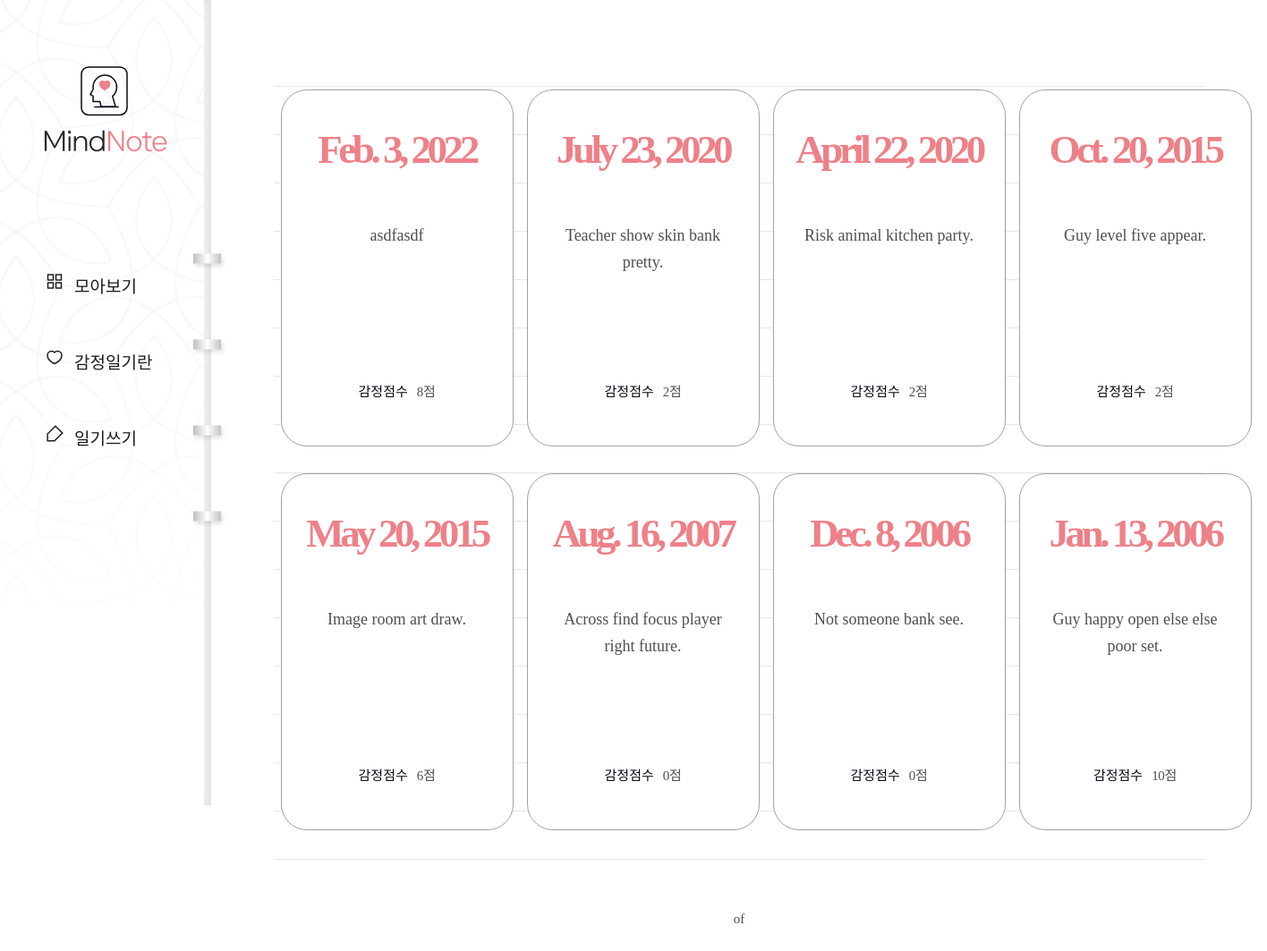
/diary/, run on an earlier commit of the app's database.
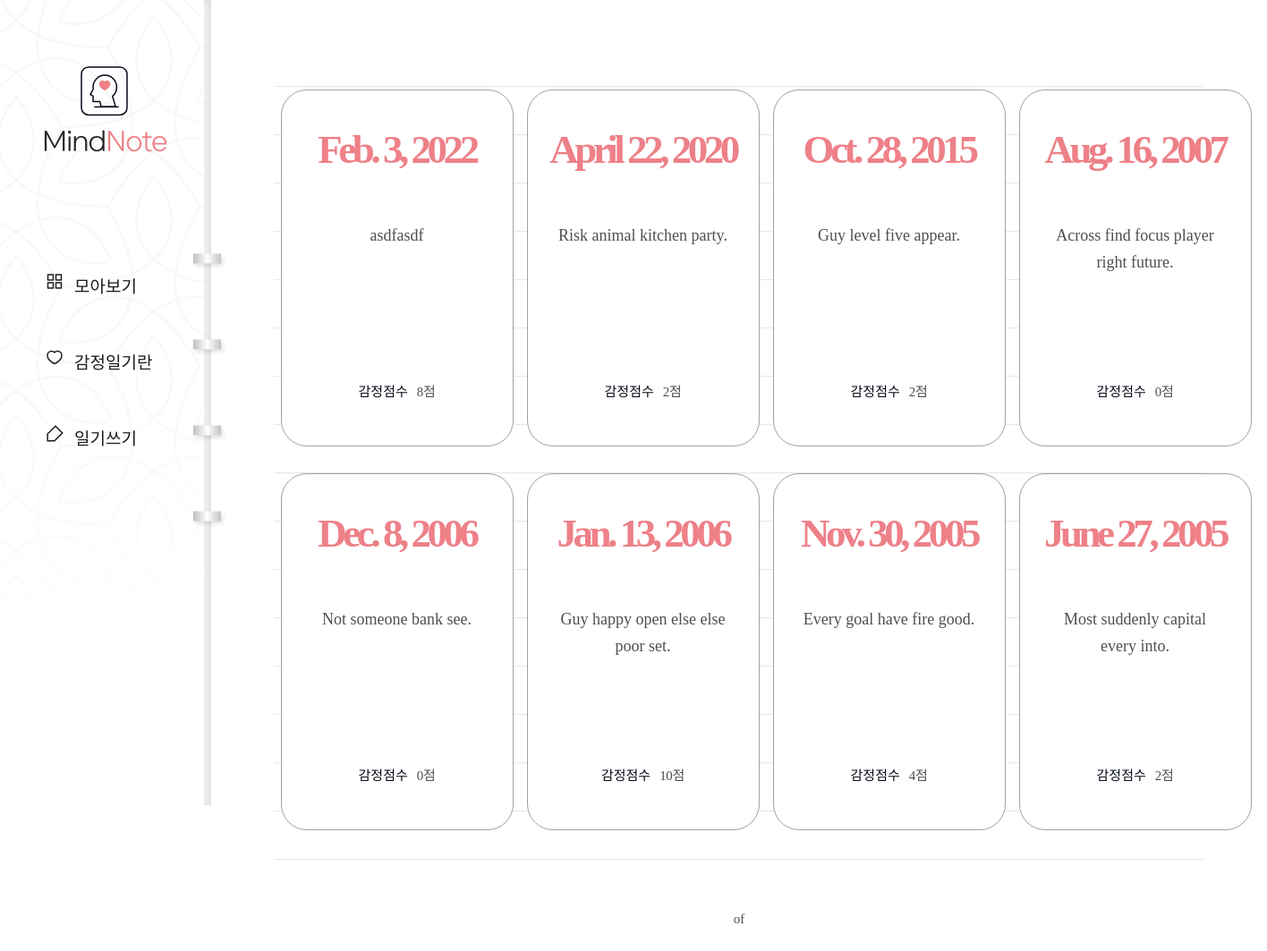
And on a later commit of the database.
### diary/models.py (models this page shows, shortened)
class Page(models.Model):
    title = models.CharField(max_length=100, validators=[validate_no_hash])
    content = models.TextField(validators=[validate_no_hash])
    feeling = models.CharField(
        max_length=80, validators=[validate_no_hash, validate_no_numbers]
    )
    score = models.IntegerField(validators=[validate_score])
    dt_created = models.DateField()

### diary/views.py (the view)
# urls.py: path("diary/", views.PageListView.as_view(), name="page-list"),
class PageListView(ListView):
    model = Page
    template_name = "diary/page_list.html"
    ordering = ["-dt_created"]
    paginate_by = 8
    page_kwarg = "page"

### diary/templates/diary/page_list.html (shortened to what this page needs)
{% extends './base.html' %}
{% load static %}
{% block content %}
  {% if page_obj.object_list %}
    <div class="wrap-note">
      <div class="note">
        <div class="note-list">
          <ul>
            {% for obj in page_obj.object_list %}
              <li>
                <a href="{% url 'page-detail' obj.id %}">
                  <div class="date">
                    <span>{{ obj.dt_created }}</span>
                  </div>
                  <h2>{{ obj.title }}</h2>
                  <div class="score">
                    <p>감정점수</p>
                    <span>{{ obj.score }}점</span>
                  </div>
                </a>
              </li>
            {% endfor %}
          </ul>
        </div>
        <div class="paging">
          <span class="page">
            <p>{{ page_object.number }} of {{ page_object.paginator.num_pages }}</p>
          </span>
        </div>
      </div>
    </div>
  {% endif %}
{% endblock content %}

### diary/templates/diary/base.html (shortened to what this page needs)
{% load static %}
<!DOCTYPE html>
<html lang="ko">
    <head>
        <link rel="stylesheet" href="{% static 'diary/css/styles.css' %}">
        <link rel="stylesheet" type="text/css" href="https://cdn.rawgit.com/moonspam/NanumSquare/master/nanumsquare.css">
        <link rel="stylesheet" href="https://cdn.jsdelivr.net/gh/projectnoonnu/noonfonts_two@1.0/NanumBarunpen.woff">
    </head>
    <body>
        <div class="menu">
            <h1><a href="{% url 'page-list' %}"><img src="{% static 'diary/image/logo02.svg' %}"></a></h1>
            <ul>
                <li><a href="{% url 'page-list' %}">모아보기</a></li>
                <li><a href="{% url 'info' %}">감정일기란</a></li>
                <li><a href="{% url 'page-create' %}">일기쓰기</a></li>
            </ul>
        </div>
        {% block content %}
        {% endblock content %}
    </body>
</html>

### diary/static/diary/css/styles.css (style rules this page uses)
h1,h2,h3,p,a,ul,li { margin: 0; padding: 0; font-family: 'NanumSquare'; list-style: none; text-decoration: none; outline: none; }
html { position: relative; min-height: 100%; margin: 0; }
body { margin: 0; padding: 0; -webkit-font-smoothing: antialiased; -moz-osx-font-smoothing: auto; }
img { max-width: 100%; margin: 0; padding: 0; border: 0; }
.menu { position: fixed; width: 236px; height: 100vh; min-height: 900px; background: url(../image/menu-bg.png) no-repeat left top/contain; z-index: 99; }
.menu:before { content: ""; display: block; position: absolute; width: 8px; height: 100%; top: 0; right: 0; background-color: #f6f6f6; box-shadow: inset -3px 0 8px 0 rgba(0, 0, 0, 0.11); }
.menu:after { content: ""; display: block; position: absolute; width: 43px; height: 353px; top: 48%; right: -21px; transform: translateY(-50%); background: url(../image/notespring.svg) no-repeat; }
.menu h1 { position: absolute; margin-left: 49px; top: 74px; }
.menu ul { position: absolute; top: 48%; transform: translateY(-50%); }
.menu ul li { margin-bottom: 58px; padding-left: 83px; }
.menu ul li a { display: block; position: relative; font-family: NanumSquareR; color: #1e1c1c; font-size: 19px; }
.menu ul li a:after { content: ""; display: block; position: absolute; width: 21px; height: 20px; top: 0; left: -32px; background: url(../image/ic-feed-white.svg) no-repeat; }
.menu ul li:first-child a:after { background: url(../image/ic-feed-black.svg) no-repeat; }
.menu ul li:nth-child(2) a:after { background: url(../image/ic-heart-black.svg) no-repeat; }
.menu ul li:last-child a:after { background: url(../image/ic-pen-black.svg) no-repeat; }
.wrap-note .note { padding-left: 236px; padding-top: 50px; padding-bottom: 200px; }
.note-list { margin: 0 70px; padding-top: 50px; background: url(../image/note-bg.svg) repeat-x center/1535px 974px; }
.note-list ul { overflow: hidden; width: 1100px; margin: 0 auto; padding-bottom: 50px; }
.note-list ul li { float: left; width: 25%; padding-bottom: 30px; }
.note-list ul li a { display: block; width: 258px; height: 397px; margin: 0 auto; background: #fff; border: solid 1px #a3a0a0; border-radius: 29px; }
.note-list ul li a .date { margin-top: 40px; margin-bottom: 55px; text-align: center; }
.note-list ul li a .date span { display: block; font-family: 'NanumSquare'; color: #ee8088; font-weight: 700; font-size: 45px; letter-spacing: -4.47px; }
.note-list ul li a h2 { width: 196px; height: 150px; margin: 0 auto; font-family: 'NanumBarunpen'; color: #4e4f53; font-weight: normal; font-size: 18px; line-height: 1.67; text-align: center; }
.note-list ul li a .score { margin-top: 28px; text-align: center; }
.note-list ul li a .score p { display: inline-block; font-family: 'NanumSquare'; color: #060b18; font-size: 15px; }
.note-list ul li a .score span { padding-left: 6px; font-family: 'NanumBarunpen'; color: #4e4f53; font-size: 15px; letter-spacing: -0.29px; }
.paging { margin-top: 10px; text-align: center; }
.paging span { display: inline-block; }
.paging span p { margin: 0 22px; font-family: 'NanumSquare'; color: #4e4f53; font-size: 15px; }

What changed in the data, as far as the page shows it:
removed Page: dt_created "July 23, 2020", title "Teacher show skin bank pretty.", score "2"
removed Page: dt_created "May 20, 2015", title "Image room art draw.", score "6"
changed Page "Guy level five appear.": dt_created "Oct. 20, 2015" → "Oct. 28, 2015"
now on this page (row unchanged): Page: dt_created "Nov. 30, 2005", title "Every goal have fire good.", score "4"
now on this page (row unchanged): Page: dt_created "June 27, 2005", title "Most suddenly capital every into.", score "2"
